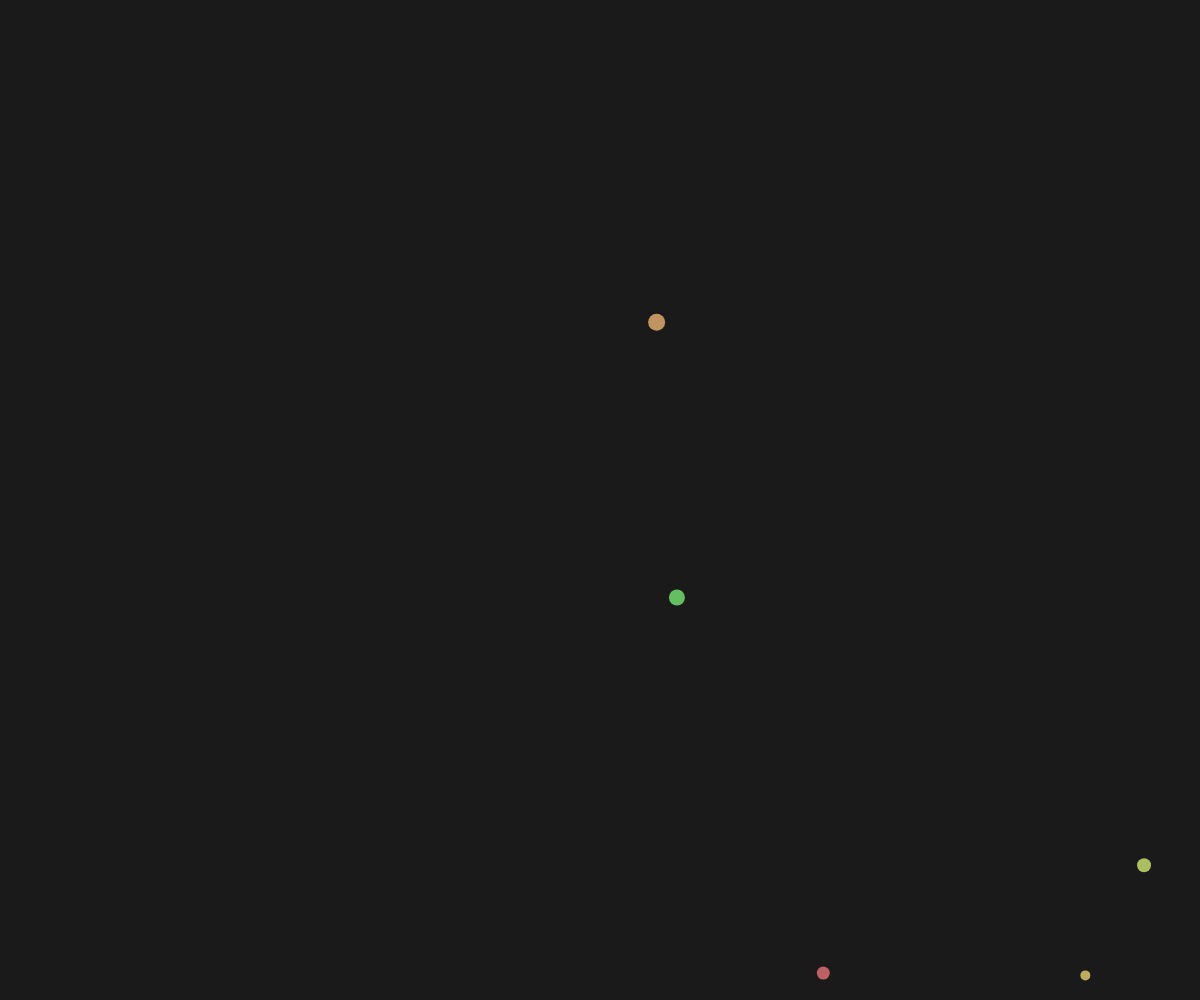
Frame 1 (no input)
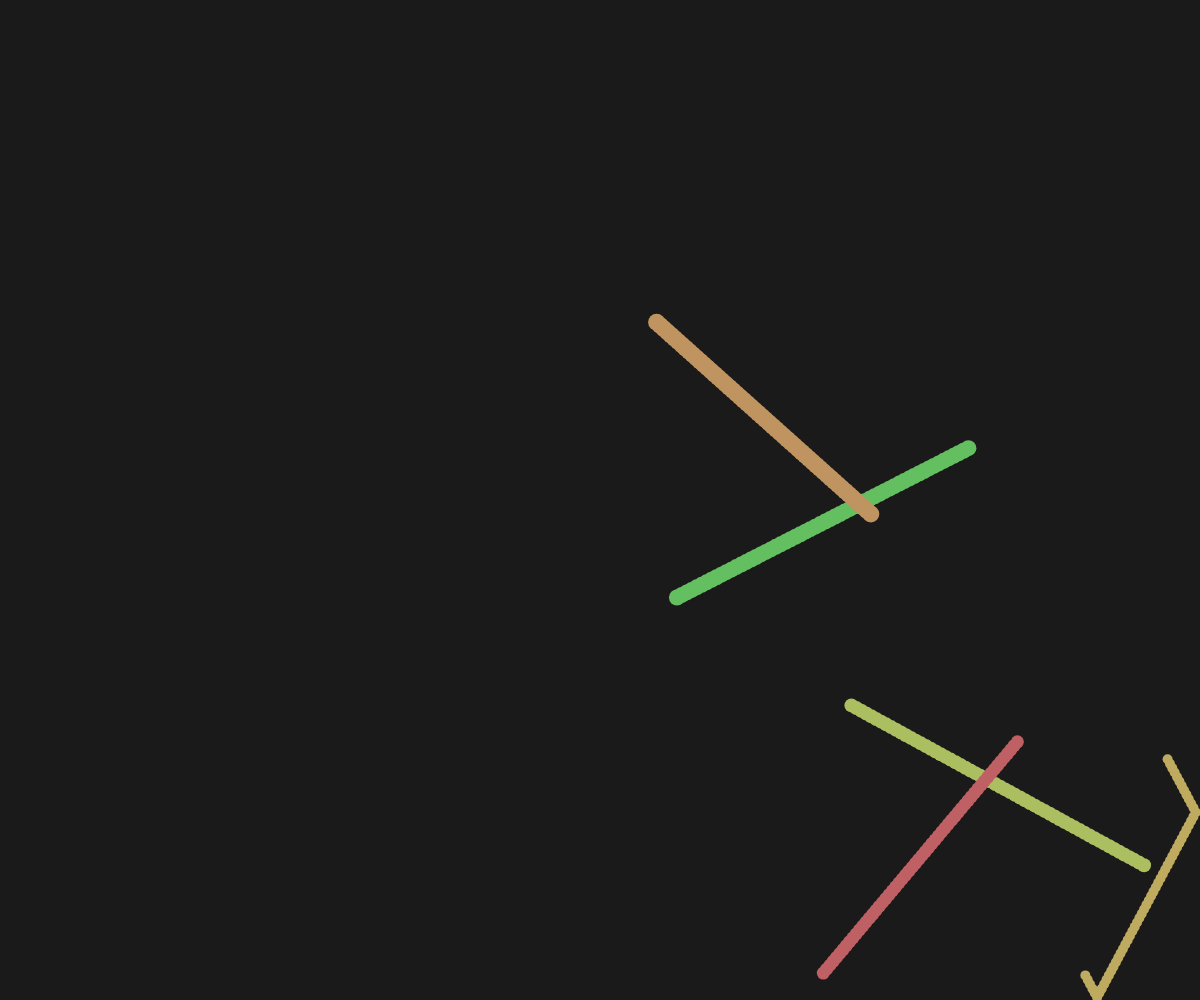
Frame 60 (no input)
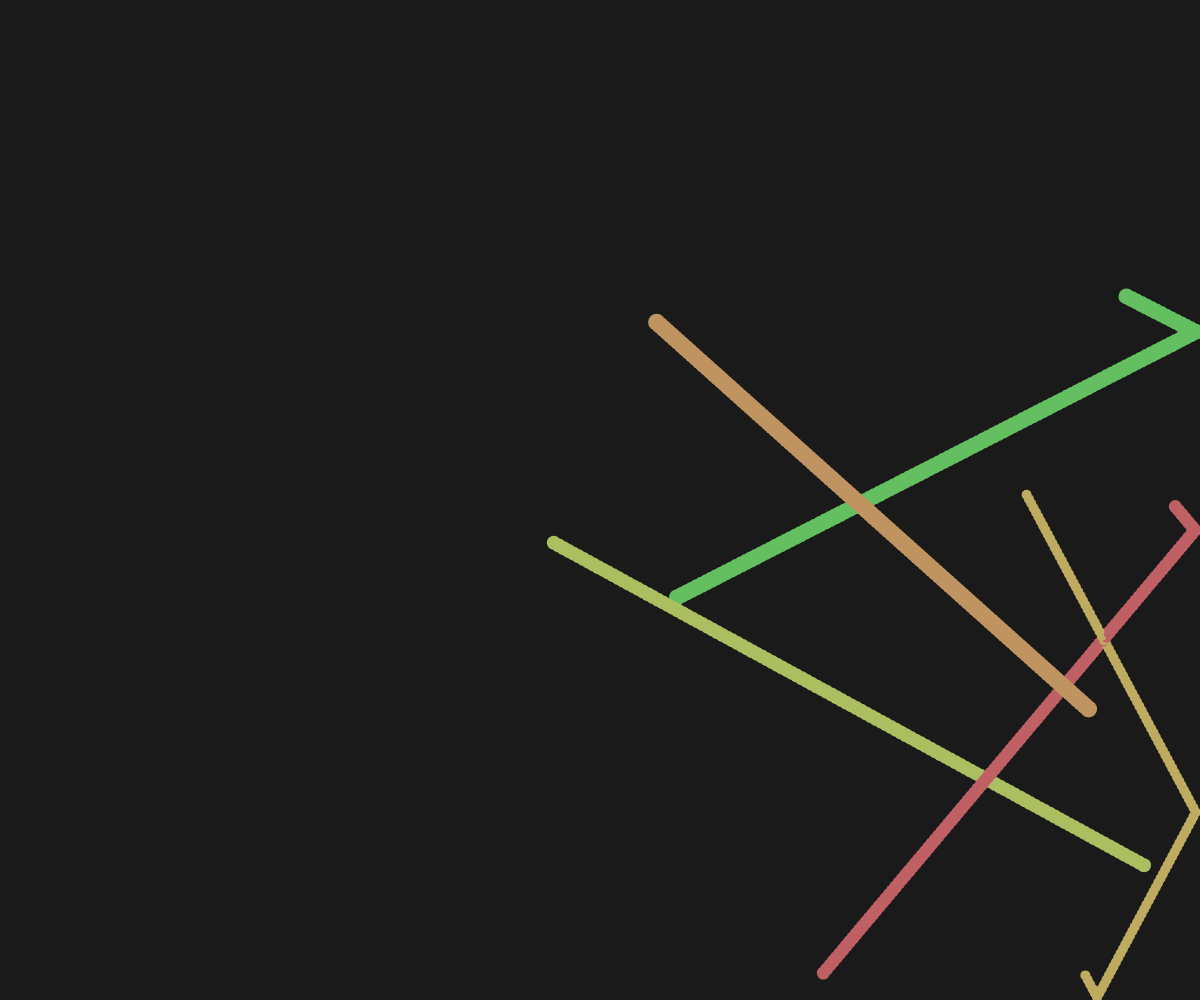
Frame 120 (the mouse pressed at the canvas centre since frame 60)

The p5.js sketch that drew these frames (run headless with seeded random() and noise() and a simulated clock; from frame 60 on, the mouse is pressed at the canvas centre):

// p5.js sketch
// ── sketch.js
let particles = [];
const numParticles = 5;

function setup(){
    createCanvas(windowWidth, windowHeight);
    colorMode(HSB);

    background(10);

    for(var i = 0; i < numParticles; i++){
        particles.push(new Particle());
    }
}

function draw(){
    if(keyIsDown(32))
        reset();

    for(var i = 0; i < particles.length; i++){
        particles[i].update();
        particles[i].draw();
    }
}

function reset(){
    background(10);

    for(var i = 0; i < particles.length; i++){
        delete particles[i];
    }

    particles = [];
    for(var i = 0; i < numParticles; i++){
        particles.push(new Particle());
    }
}

function windowResized() {
    resizeCanvas(windowWidth, windowHeight);
    background(10);
}

class Particle {
    constructor(x, y){
        this.x = Random(0, windowWidth);
        this.y = Random(0, windowHeight);
        this.width = Random(10, 17);

        this.pickVelocity();
        this.hue = Random(0, 365);
    }

    pickVelocity(){
        var min = 2;
        var max = 5;
        var decimalPlaces = 2;

        this.velocity = [];

        for(var i = 0; i < 2; i++){
            var velocity = Random(min, max, decimalPlaces);

            if(Random(0, 1) == 1)
                velocity *= -1;

            this.velocity.push(velocity);
        }
    }

    draw(){
        noStroke();
        fill(this.hue, 50, 75);
        ellipse(this.x, this.y, this.width);
    }

    update(){
        this.x += this.velocity[0];
        this.y += this.velocity[1];

        var halfSize = this.width / 2;

        if(this.velocity[0] < 0 && this.x - halfSize <= 0)
            this.velocity[0] = Math.abs(this.velocity[0]);
        
        else if(this.velocity[0] > 0 && this.x + halfSize >= windowWidth)
            this.velocity[0] = Math.abs(this.velocity[0]) * -1;

        if(this.velocity[1] < 0 && this.y - halfSize <= 0)
            this.velocity[1] = Math.abs(this.velocity[1]);
        
        else if(this.velocity[1] > 0 && this.y + halfSize >= windowHeight)
            this.velocity[1] = Math.abs(this.velocity[1]) * -1;
    }
}

function Random(min, max, decimalPlaces=0){
    var scale = 1;
    for(var i = 0; i < decimalPlaces; i++)
        scale *= 10;

    return Math.round((Math.random()*(max-min)+min) * scale) / scale;
}
